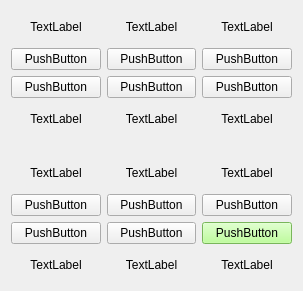
  <widget class="QWidget" name="layoutWidget">
   <property name="geometry">
    <rect>
     <x>1540</x>
     <y>690</y>
     <width>303</width>
     <height>291</height>
    </rect>
   </property>
   <layout class="QVBoxLayout" name="verticalLayout_207">
    <item>
     <layout class="QGridLayout" name="gridLayout_29">
      <item row="0" column="0">
       <layout class="QVBoxLayout" name="verticalLayout_195">
        <item>
         <widget class="QLabel" name="time153">
          <property name="text">
           <string>TextLabel</string>
          </property>
          <property name="alignment">
           <set>Qt::AlignCenter</set>
          </property>
         </widget>
        </item>
        <item>
         <widget class="QPushButton" name="btn153">
          <property name="text">
           <string>PushButton</string>
          </property>
         </widget>
        </item>
       </layout>
      </item>
      <item row="0" column="1">
       <layout class="QVBoxLayout" name="verticalLayout_196">
        <item>
         <widget class="QLabel" name="time154">
          <property name="text">
           <string>TextLabel</string>
          </property>
          <property name="alignment">
           <set>Qt::AlignCenter</set>
          </property>
         </widget>
        </item>
        <item>
         <widget class="QPushButton" name="btn154">
          <property name="text">
           <string>PushButton</string>
          </property>
         </widget>
        </item>
       </layout>
      </item>
      <item row="0" column="2">
       <layout class="QVBoxLayout" name="verticalLayout_197">
        <item>
         <widget class="QLabel" name="time155">
          <property name="text">
           <string>TextLabel</string>
          </property>
          <property name="alignment">
           <set>Qt::AlignCenter</set>
          </property>
         </widget>
        </item>
        <item>
         <widget class="QPushButton" name="btn155">
          <property name="text">
           <string>PushButton</string>
          </property>
         </widget>
        </item>
       </layout>
      </item>
      <item row="1" column="0">
       <layout class="QVBoxLayout" name="verticalLayout_198">
        <item>
         <widget class="QPushButton" name="btn156">
          <property name="text">
           <string>PushButton</string>
          </property>
         </widget>
        </item>
        <item>
         <widget class="QLabel" name="time156">
          <property name="text">
           <string>TextLabel</string>
          </property>
          <property name="alignment">
           <set>Qt::AlignCenter</set>
          </property>
         </widget>
        </item>
       </layout>
      </item>
      <item row="1" column="1">
       <layout class="QVBoxLayout" name="verticalLayout_199">
        <item>
         <widget class="QPushButton" name="btn157">
          <property name="text">
           <string>PushButton</string>
          </property>
         </widget>
        </item>
        <item>
         <widget class="QLabel" name="time157">
          <property name="text">
           <string>TextLabel</string>
          </property>
          <property name="alignment">
           <set>Qt::AlignCenter</set>
          </property>
         </widget>
        </item>
       </layout>
      </item>
      <item row="1" column="2">
       <layout class="QVBoxLayout" name="verticalLayout_200">
        <item>
         <widget class="QPushButton" name="btn158">
          <property name="text">
           <string>PushButton</string>
          </property>
         </widget>
        </item>
        <item>
         <widget class="QLabel" name="time158">
          <property name="text">
           <string>TextLabel</string>
          </property>
          <property name="alignment">
           <set>Qt::AlignCenter</set>
          </property>
         </widget>
        </item>
       </layout>
      </item>
     </layout>
    </item>
    <item>
     <spacer name="verticalSpacer_81">
      <property name="orientation">
       <enum>Qt::Vertical</enum>
      </property>
      <property name="sizeType">
       <enum>QSizePolicy::Fixed</enum>
      </property>
      <property name="sizeHint" stdset="0">
       <size>
        <width>20</width>
        <height>18</height>
       </size>
      </property>
     </spacer>
    </item>
    <item>
     <layout class="QGridLayout" name="gridLayout_30">
      <item row="0" column="0">
       <layout class="QVBoxLayout" name="verticalLayout_201">
        <item>
         <widget class="QLabel" name="time159">
          <property name="text">
           <string>TextLabel</string>
          </property>
          <property name="alignment">
           <set>Qt::AlignCenter</set>
          </property>
         </widget>
        </item>
        <item>
         <widget class="QPushButton" name="btn159">
          <property name="text">
           <string>PushButton</string>
          </property>
         </widget>
        </item>
       </layout>
      </item>
      <item row="0" column="1">
       <layout class="QVBoxLayout" name="verticalLayout_202">
        <item>
         <widget class="QLabel" name="time160">
          <property name="text">
           <string>TextLabel</string>
          </property>
          <property name="alignment">
           <set>Qt::AlignCenter</set>
          </property>
         </widget>
        </item>
        <item>
         <widget class="QPushButton" name="btn160">
          <property name="text">
           <string>PushButton</string>
          </property>
         </widget>
        </item>
       </layout>
      </item>
      <item row="0" column="2">
       <layout class="QVBoxLayout" name="verticalLayout_203">
        <item>
         <widget class="QLabel" name="time161">
          <property name="text">
           <string>TextLabel</string>
          </property>
          <property name="alignment">
           <set>Qt::AlignCenter</set>
          </property>
         </widget>
        </item>
        <item>
         <widget class="QPushButton" name="btn161">
          <property name="text">
           <string>PushButton</string>
          </property>
         </widget>
        </item>
       </layout>
      </item>
      <item row="1" column="0">
       <layout class="QVBoxLayout" name="verticalLayout_204">
        <item>
         <widget class="QPushButton" name="btn162">
          <property name="text">
           <string>PushButton</string>
          </property>
         </widget>
        </item>
        <item>
         <widget class="QLabel" name="time162">
          <property name="text">
           <string>TextLabel</string>
          </property>
          <property name="alignment">
           <set>Qt::AlignCenter</set>
          </property>
         </widget>
        </item>
       </layout>
      </item>
      <item row="1" column="1">
       <layout class="QVBoxLayout" name="verticalLayout_205">
        <item>
         <widget class="QPushButton" name="btn163">
          <property name="text">
           <string>PushButton</string>
          </property>
         </widget>
        </item>
        <item>
         <widget class="QLabel" name="time163">
          <property name="text">
           <string>TextLabel</string>
          </property>
          <property name="alignment">
           <set>Qt::AlignCenter</set>
          </property>
         </widget>
        </item>
       </layout>
      </item>
      <item row="1" column="2">
       <layout class="QVBoxLayout" name="verticalLayout_206">
        <item>
         <widget class="QPushButton" name="btn164">
          <property name="styleSheet">
           <string notr="true">background-color : rgb(170, 255, 127);</string>
          </property>
          <property name="text">
           <string>PushButton</string>
          </property>
         </widget>
        </item>
        <item>
         <widget class="QLabel" name="time164">
          <property name="text">
           <string>TextLabel</string>
          </property>
          <property name="alignment">
           <set>Qt::AlignCenter</set>
          </property>
         </widget>
        </item>
       </layout>
      </item>
     </layout>
    </item>
   </layout>
  </widget>
